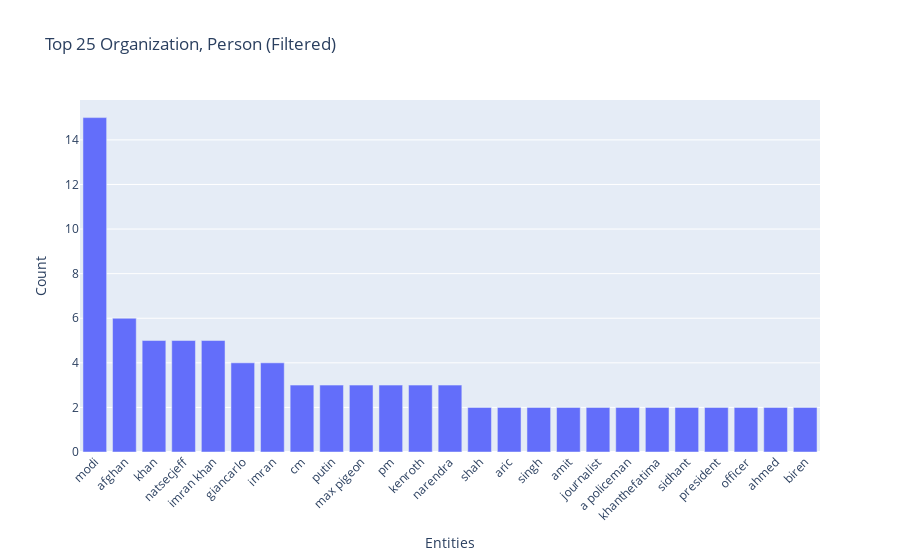
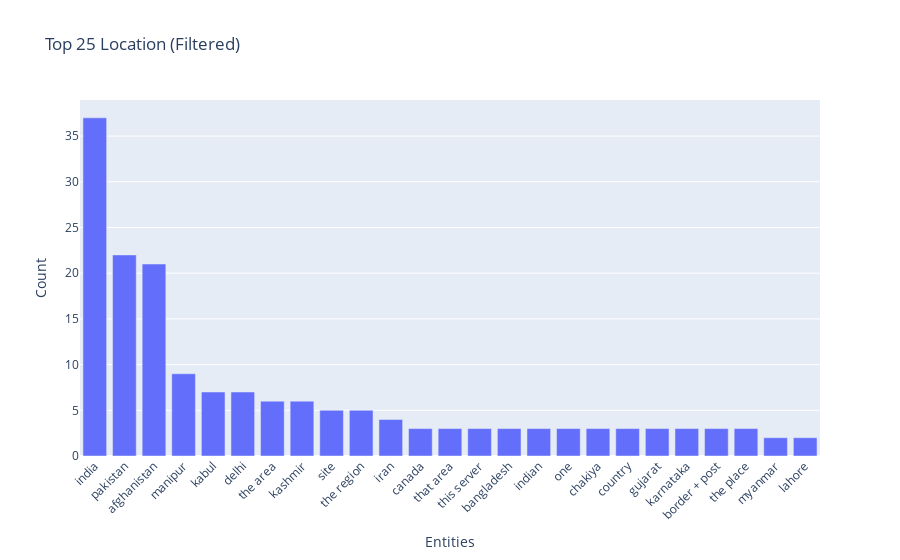
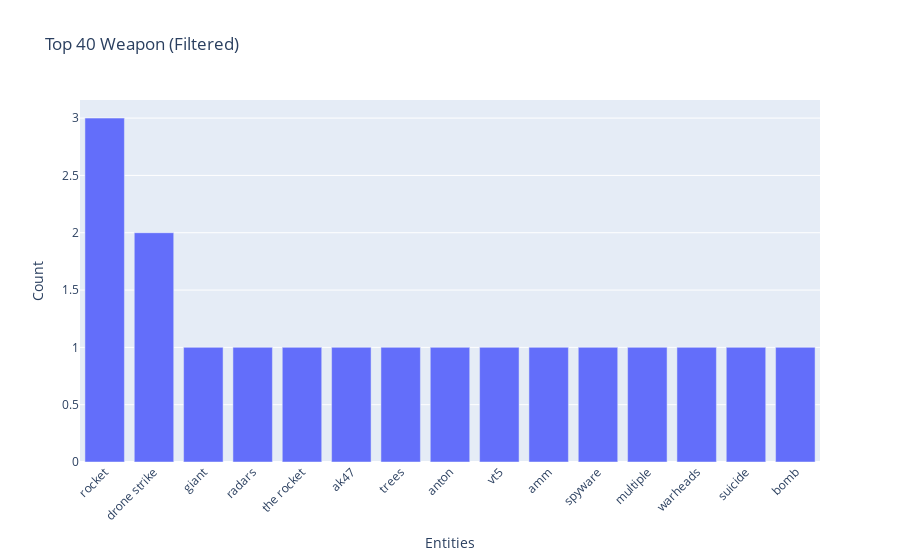

Here is the notebook cell these charts were saved with, in order:
### Markdown cell above
#### Entity plots

### Code cell
import pandas as pd
import plotly.express as px
import nlp_functions as nf
nf.plot_top_entities(file_path, ['Organization','Person'], top_n=25)
nf.plot_top_entities(file_path, ['Location'], top_n=25)
nf.plot_top_entities(file_path, ['Weapon'], top_n=40)

### Figure 1 — Plotly figure (JSON) as saved in the notebook; plotly's stock layout.template omitted (floating-point values rounded to 4 significant figures)
{"data": [{"alignmentgroup": "True", "hovertemplate": "entities=%{x}<br>Count=%{y}<extra></extra>", "legendgroup": "", "marker": {"color": "#636efa", "pattern": {"shape": ""}}, "name": "", "offsetgroup": "", "orientation": "v", "showlegend": false, "textposition": "auto", "type": "bar", "x": ["modi", "afghan", "khan", "natsecjeff", "imran khan", "giancarlo", "imran", "cm", "putin", "max pigeon", "pm", "kenroth", "narendra", "shah", "aric", "singh", "amit", "journalist", "a policeman", "khanthefatima", "sidhant", "president", "officer", "ahmed", "biren"], "xaxis": "x", "y": [15, 6, 5, 5, 5, 4, 4, 3, 3, 3, 3, 3, 3, 2, 2, 2, 2, 2, 2, 2, 2, 2, 2, 2, 2], "yaxis": "y"}], "layout": {"barmode": "relative", "legend": {"tracegroupgap": 0}, "title": {"text": "Top 25 Organization, Person (Filtered)"}, "xaxis": {"anchor": "y", "domain": [0, 1], "tickangle": -45, "title": {"text": "Entities"}}, "yaxis": {"anchor": "x", "domain": [0, 1], "title": {"text": "Count"}}}}

### Figure 2 — Plotly figure (JSON) as saved in the notebook; plotly's stock layout.template omitted (floating-point values rounded to 4 significant figures)
{"data": [{"alignmentgroup": "True", "hovertemplate": "entities=%{x}<br>Count=%{y}<extra></extra>", "legendgroup": "", "marker": {"color": "#636efa", "pattern": {"shape": ""}}, "name": "", "offsetgroup": "", "orientation": "v", "showlegend": false, "textposition": "auto", "type": "bar", "x": ["india", "pakistan", "afghanistan", "manipur", "kabul", "delhi", "the area", "kashmir", "site", "the region", "iran", "canada", "that area", "this server", "bangladesh", "indian", "one", "chakiya", "country", "gujarat", "karnataka", "border + post", "the place", "myanmar", "lahore"], "xaxis": "x", "y": [37, 22, 21, 9, 7, 7, 6, 6, 5, 5, 4, 3, 3, 3, 3, 3, 3, 3, 3, 3, 3, 3, 3, 2, 2], "yaxis": "y"}], "layout": {"barmode": "relative", "legend": {"tracegroupgap": 0}, "title": {"text": "Top 25 Location (Filtered)"}, "xaxis": {"anchor": "y", "domain": [0, 1], "tickangle": -45, "title": {"text": "Entities"}}, "yaxis": {"anchor": "x", "domain": [0, 1], "title": {"text": "Count"}}}}

### Figure 3 — Plotly figure (JSON) as saved in the notebook; plotly's stock layout.template omitted (floating-point values rounded to 4 significant figures)
{"data": [{"alignmentgroup": "True", "hovertemplate": "entities=%{x}<br>Count=%{y}<extra></extra>", "legendgroup": "", "marker": {"color": "#636efa", "pattern": {"shape": ""}}, "name": "", "offsetgroup": "", "orientation": "v", "showlegend": false, "textposition": "auto", "type": "bar", "x": ["rocket", "drone strike", "giant", "radars", "the rocket", "ak47", "trees", "anton", "vt5", "amm", "spyware", "multiple", "warheads", "suicide", "bomb"], "xaxis": "x", "y": [3, 2, 1, 1, 1, 1, 1, 1, 1, 1, 1, 1, 1, 1, 1], "yaxis": "y"}], "layout": {"barmode": "relative", "legend": {"tracegroupgap": 0}, "title": {"text": "Top 40 Weapon (Filtered)"}, "xaxis": {"anchor": "y", "domain": [0, 1], "tickangle": -45, "title": {"text": "Entities"}}, "yaxis": {"anchor": "x", "domain": [0, 1], "title": {"text": "Count"}}}}
